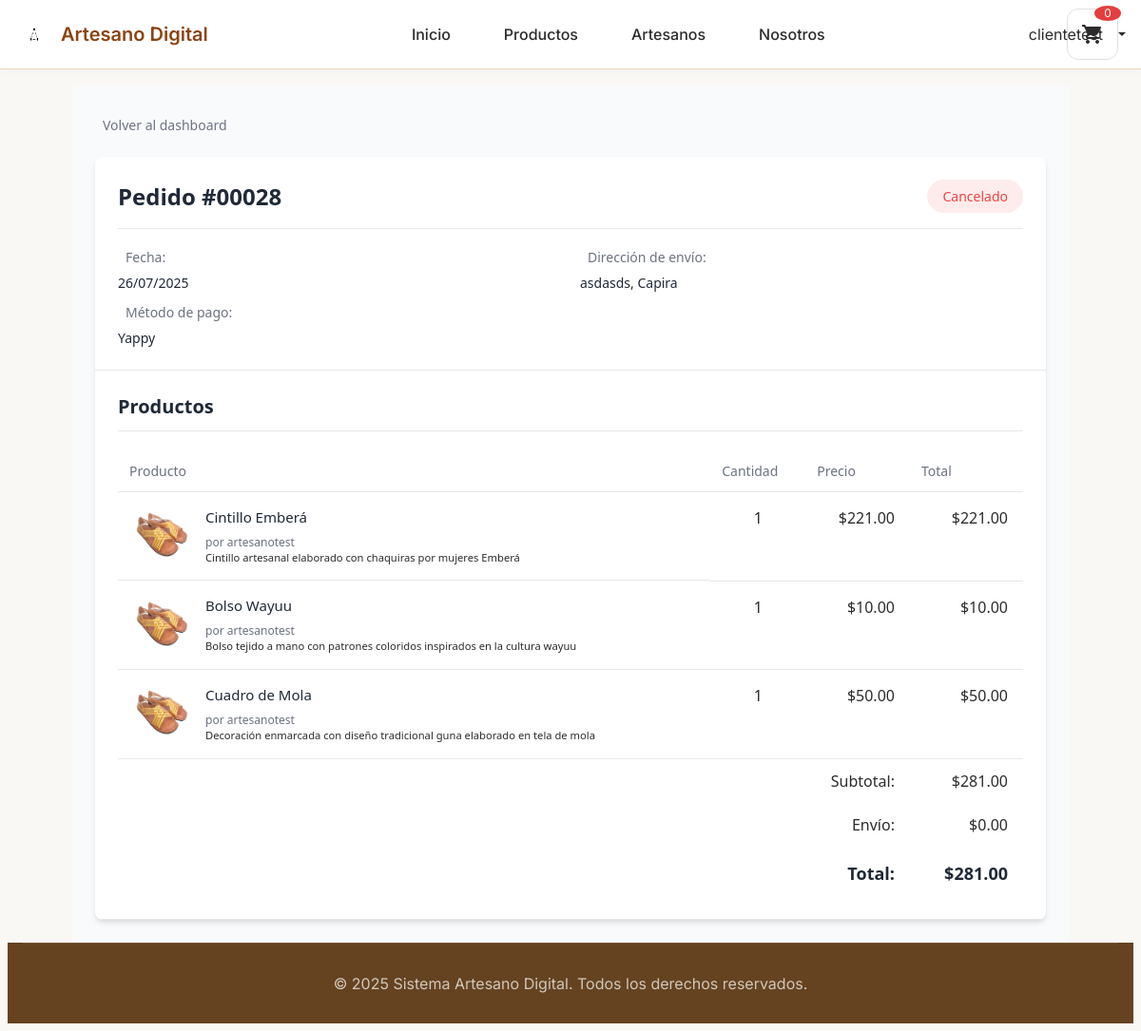
Page /cliente/pedido/28 (signed in) on the committed database.
### tables this page shows
CREATE TABLE `pedidos` (
  `id_pedido` int(11) NOT NULL,
  `id_usuario` int(11) NOT NULL,
  `estado` enum('pendiente','confirmado','en_proceso','enviado','entregado','cancelado') DEFAULT 'pendiente',
  `metodo_pago` varchar(50) NOT NULL,
  `total` decimal(10,2) NOT NULL,
  `subtotal` decimal(10,2) DEFAULT NULL,
  `descuento` decimal(10,2) DEFAULT 0.00,
  `fecha_pedido` datetime DEFAULT current_timestamp(),
  `fecha_confirmacion` datetime DEFAULT NULL,
  `fecha_proceso` datetime DEFAULT NULL,
  `fecha_envio` datetime DEFAULT NULL,
  `fecha_entrega` datetime DEFAULT NULL,
  `direccion_envio` text NOT NULL,
  `metodo_envio` varchar(100) DEFAULT 'Env├¡o est├índar',
  `codigo_seguimiento` varchar(100) DEFAULT NULL,
  `tiempo_estimado` varchar(50) DEFAULT '3-5 d├¡as h├íbiles',
  `empresa_envio` varchar(100) DEFAULT NULL,
  `numero_seguimiento` varchar(100) DEFAULT NULL,
  `fecha_estimada_entrega` date DEFAULT NULL,
  `notas_entrega` text DEFAULT NULL,
  `fecha_actualizacion` timestamp NOT NULL DEFAULT current_timestamp() ON UPDATE current_timestamp()
);

CREATE TABLE `pedido_productos` (
  `id_pedido_producto` int(11) NOT NULL,
  `id_pedido` int(11) NOT NULL,
  `id_producto` int(11) NOT NULL,
  `cantidad` int(11) NOT NULL,
  `precio_unitario` decimal(10,2) NOT NULL,
  `descuento` decimal(10,2) DEFAULT 0.00
);

CREATE TABLE `productos` (
  `id_producto` int(11) NOT NULL,
  `id_tienda` int(11) NOT NULL,
  `nombre` varchar(100) NOT NULL,
  `descripcion` text DEFAULT NULL,
  `precio` decimal(10,2) NOT NULL,
  `descuento` decimal(10,2) DEFAULT 0.00,
  `imagen` varchar(255) DEFAULT NULL,
  `stock` int(11) DEFAULT 0,
  `activo` tinyint(1) DEFAULT 1,
  `fecha_creacion` datetime DEFAULT current_timestamp()
);

CREATE TABLE `usuarios` (
  `id_usuario` int(11) NOT NULL,
  `nombre` varchar(100) NOT NULL,
  `correo` varchar(150) NOT NULL,
  `telefono` varchar(20) DEFAULT NULL,
  `direccion` text DEFAULT NULL,
  `contrasena` varchar(255) NOT NULL,
  `tipo_usuario` enum('cliente','artesano') NOT NULL,
  `fecha_registro` datetime DEFAULT current_timestamp(),
  `activo` tinyint(1) DEFAULT 1
);

### controllers/ControladorCliente.php (called while the page is built, shortened)
<?php
class ControladorCliente
{
    private GestorAutenticacion $gestorAuth;
    private \Models\Pedido $modeloPedido;
    public function __construct()
    {
        $this->gestorAuth = GestorAutenticacion::obtenerInstancia();
        require_once __DIR__ . '/../models/Pedido.php';
        $this->modeloPedido = new \Models\Pedido();
    }
    public function verDetallePedido($id)
    {
        $usuario = $this->gestorAuth->obtenerUsuarioActual();
        $pedidoData = $this->modeloPedido->obtenerPorId($id);
        $productos = $this->modeloPedido->obtenerProductosPedido($id);
        $productosFormateados = [];
        foreach ($productos as $producto) {
            $productosFormateados[] = [
                'nombre' => $producto['nombre'],
                'descripcion' => $producto['descripcion'] ?? '',
                'cantidad' => $producto['cantidad'],
                'precio_unitario' => $producto['precio_unitario'],
                'precio' => $producto['precio_unitario'],
                'imagen' => $producto['imagen'] ?? null,
                'artesano' => $producto['artesano'] ?? $producto['tienda_nombre'] ?? 'Artesano Digital',
                'id_producto' => $producto['id_producto']
            ];
        }
        $direccionEnvio = $pedidoData['direccion_envio'] ?? 'No especificada';
        if (is_string($direccionEnvio) && (strpos($direccionEnvio, '{') === 0 || strpos($direccionEnvio, '[') === 0)) {
            $direccionDecodificada = json_decode($direccionEnvio, true);
            if (json_last_error() === JSON_ERROR_NONE && is_array($direccionDecodificada)) {
                $direccionEnvio = $this->formatearDireccion($direccionDecodificada);
            }
        }
        $pedido = [
            'id' => $pedidoData['id_pedido'],
            'fecha' => $pedidoData['fecha_pedido'],
            'total' => $pedidoData['total'],
            'estado' => $pedidoData['estado'],
            'metodo_pago' => $pedidoData['metodo_pago'],
            'direccion_envio' => $direccionEnvio,
            'transaccion_id' => $pedidoData['transaccion_id'] ?? null
        ];
        $datos = [
            'titulo' => 'Detalle de Pedido #' . $id,
            'usuario' => $usuario,
            'pedido' => $pedido,
            'productos' => $productosFormateados
        ];
        $this->cargarVista('cliente/pedido_detalle', $datos);
    }
    private function cargarVista(string $vista, array $datos = []): void
    {
        extract($datos);
        include "views/{$vista}.php";
    }
    private function formatearDireccion($direccion)
    {
        $partes = [];
        if (!empty($direccion['direccion'])) {
            $partes[] = $direccion['direccion'];
        }
        $ciudadRegion = [];
        if (!empty($direccion['ciudad'])) {
            $ciudadRegion[] = $direccion['ciudad'];
        }
        if (!empty($ciudadRegion)) {
            $partes[] = implode(', ', $ciudadRegion);
        }
        return !empty($partes) ? implode(', ', $partes) : 'No especificada';
    }
}

### config/Database.php (called while the page is built, shortened)
<?php
class Database
{
    private static ?Database $instancia = null;
    private ?PDO $conexion = null;
    private string $host;
    private string $baseDatos;
    private string $usuario;
    private string $contrasena;
    private string $charset;
    private function __construct()
    {
        $this->host = $_ENV['DB_HOST'] ?? 'localhost';
        $this->baseDatos = $_ENV['DB_DATABASE'] ?? 'artesano_digital';
        $this->usuario = $_ENV['DB_USERNAME'] ?? 'root';
        $this->contrasena = $_ENV['DB_PASSWORD'] ?? '';
        $this->charset = $_ENV['DB_CHARSET'] ?? 'utf8mb4';
    }
    public static function obtenerInstancia(): Database
    {
        if (self::$instancia === null) {
            self::$instancia = new self();
        }
        return self::$instancia;
    }
    private function conectar(): void
    {
        try {
            $dsn = "mysql:host={$this->host};dbname={$this->baseDatos};charset={$this->charset}";
            $opciones = [
                PDO::ATTR_ERRMODE => PDO::ERRMODE_EXCEPTION,
                PDO::ATTR_DEFAULT_FETCH_MODE => PDO::FETCH_ASSOC,
                PDO::ATTR_EMULATE_PREPARES => false,
                PDO::MYSQL_ATTR_INIT_COMMAND => "SET NAMES {$this->charset}"
            ];
            $this->conexion = new PDO($dsn, $this->usuario, $this->contrasena, $opciones);
        } catch (PDOException $e) {
            throw new Exception("Error de conexión a base de datos: " . $e->getMessage());
        }
    }
    public function obtenerConexion(): PDO
    {
        return $this->conexion;
    }
}

### models/Pedido.php (called while the page is built, shortened)
<?php
class Pedido
{
    private PDO $conexion;
    public function __construct()
    {
        $db = Database::obtenerInstancia();
        $this->conexion = $db->obtenerConexion();
    }
    public function obtenerPorId(int $idPedido)
    {
        try {
            $sql = "SELECT * FROM pedidos WHERE id_pedido = :id_pedido";
            $stmt = $this->conexion->prepare($sql);
            $stmt->execute(['id_pedido' => $idPedido]);
            return $stmt->fetch(PDO::FETCH_ASSOC);
        } catch (Exception $e) {
            error_log("Error al obtener pedido por ID: " . $e->getMessage());
            return false;
        }
    }
    public function obtenerProductosPedido(int $idPedido): array
    {
        try {
            $sql = "SELECT pp.id_pedido_producto, pp.id_producto, pp.cantidad, pp.precio_unitario,
                           p.nombre, p.descripcion, p.imagen,
                           t.nombre_tienda AS tienda_nombre,
                           u.nombre AS artesano
                    FROM pedido_productos pp
                    INNER JOIN productos p ON pp.id_producto = p.id_producto
                    LEFT JOIN tiendas t ON p.id_tienda = t.id_tienda
                    LEFT JOIN usuarios u ON t.id_usuario = u.id_usuario
                    WHERE pp.id_pedido = :id_pedido
                    ORDER BY pp.id_pedido_producto ASC";
            $stmt = $this->conexion->prepare($sql);
            $stmt->execute(['id_pedido' => $idPedido]);
            $productos = $stmt->fetchAll(PDO::FETCH_ASSOC);
            return $productos;
        } catch (Exception $e) {
            error_log("Error al obtener productos del pedido: " . $e->getMessage());
            return [];
        }
    }
}

### views/cliente/pedido_detalle.php (the view, shortened to what this page needs)
<div class="pedido-detalle">
    <div class="navegacion">
        <a href="/artesanoDigital/cliente/dashboard" class="link-back">
            <i class="fas fa-arrow-left"></i> Volver al dashboard
        </a>
    </div>
    <div class="factura">
        <div class="factura-header">
            <div class="factura-titulo">
                <h1>Pedido #<?= str_pad($pedido['id'], 5, '0', STR_PAD_LEFT) ?></h1>
                <div class="pedido-status status-<?= $pedido['estado'] ?>">
                    <?= ucfirst($pedido['estado']) ?>
                </div>
            </div>
            <div class="factura-info">
                <div class="info-grupo">
                    <div class="info-item">
                        <span class="label"><i class="fas fa-calendar"></i> Fecha:</span>
                        <span class="valor"><?= date('d/m/Y', strtotime($pedido['fecha'])) ?></span>
                    </div>
                    <div class="info-item">
                        <span class="label"><i class="fas fa-credit-card"></i> Método de pago:</span>
                        <span class="valor"><?= ucfirst(str_replace('_', ' ', $pedido['metodo_pago'])) ?></span>
                    </div>
                </div>
                <div class="info-grupo">
                    <div class="info-item">
                        <span class="label"><i class="fas fa-map-marker-alt"></i> Dirección de envío:</span>
                        <span class="valor"><?= htmlspecialchars($pedido['direccion_envio']) ?></span>
                    </div>
                </div>
            </div>
        </div>
        <div class="factura-productos">
            <h2>Productos</h2>
            <div class="tabla-responsive">
                <table class="tabla-productos">
                    <thead>
                        <tr>
                            <th>Producto</th>
                            <th class="text-center">Cantidad</th>
                            <th class="text-right">Precio</th>
                            <th class="text-right">Total</th>
                        </tr>
                    </thead>
                    <tbody>
                        <?php
                        $subtotal = 0;
                        if (empty($productos)): ?>
                            <tr>
                                <td colspan="4" class="text-center">
                                    <div class="mensaje-vacio">
                                        <i class="fas fa-box-open"></i>
                                        <p>No se encontraron productos para este pedido</p>
                                    </div>
                                </td>
                            </tr>
                        <?php else:
                        foreach ($productos as $producto):
                            $total_linea = $producto['precio_unitario'] * $producto['cantidad'];
                            $subtotal += $total_linea;
                        ?>
                        <tr>
                            <td class="producto-info">
                                <?php if(isset($producto['imagen']) && !empty($producto['imagen'])): ?>
                                <img src="/artesanoDigital/<?= $producto['imagen'] ?>" alt="<?= htmlspecialchars($producto['nombre']) ?>" class="producto-imagen">
                                <?php else: ?>
                                <div class="producto-imagen-placeholder">
                                    <i class="fas fa-box"></i>
                                </div>
                                <?php endif; ?>
                                <div class="producto-detalles">
                                    <h4><?= htmlspecialchars($producto['nombre']) ?></h4>
                                    <?php if(isset($producto['artesano']) && !empty($producto['artesano'])): ?>
                                    <p class="artesano-nombre">por <?= htmlspecialchars($producto['artesano']) ?></p>
                                    <?php endif; ?>
                                    <?php if(isset($producto['descripcion']) && !empty($producto['descripcion'])): ?>
                                    <p class="producto-descripcion"><?= htmlspecialchars($producto['descripcion']) ?></p>
                                    <?php endif; ?>
                                </div>
                            </td>
                            <td class="text-center"><?= $producto['cantidad'] ?></td>
                            <td class="text-right">$<?= number_format($producto['precio_unitario'], 2) ?></td>
                            <td class="text-right">$<?= number_format($total_linea, 2) ?></td>
                        </tr>
                        <?php endforeach;
                        endif; ?>
                    </tbody>
                    <tfoot>
                        <tr>
                            <td colspan="3" class="text-right">Subtotal:</td>
                            <td class="text-right">$<?= number_format($subtotal, 2) ?></td>
                        </tr>
                        <?php if(isset($pedido['costo_envio'])): ?>
                        <tr>
                            <td colspan="3" class="text-right">Envío:</td>
                            <td class="text-right">$<?= number_format($pedido['costo_envio'], 2) ?></td>
                        </tr>
                        <?php else: ?>
                        <tr>
                            <td colspan="3" class="text-right">Envío:</td>
                            <td class="text-right">$0.00</td>
                        </tr>
                        <?php endif; ?>
                        <tr class="total-row">
                            <td colspan="3" class="text-right">Total:</td>
                            <td class="text-right">$<?= number_format($pedido['total'], 2) ?></td>
                        </tr>
                    </tfoot>
                </table>
            </div>
        </div>
    </div>
</div>
<?php
include __DIR__ . '/../layouts/base.php';
?>

### assets/css/estilos.css (style rules this page uses)
:root { --color-crema-claro: #faf8f5; --color-crema: #f5e6d3; --color-beige: #e8d5b7; --color-marfil: #f8f6f0; --color-tostado: #d4a574; --color-marron: #8b4513; --color-marron-oscuro: #654321; --color-blanco-suave: #fefefe; --color-gris-suave: #f0f0f0; --color-texto-principal: #2c2c2c; --color-texto-secundario: #666666; --color-exito: #4caf50; --color-error: #f44336; --color-advertencia: #ff9800; --color-info: #2196f3; --fuente-principal: "Inter", -apple-system, BlinkMacSystemFont, "Segoe UI", Roboto, sans-serif; --peso-ligero: 300; --peso-normal: 400; --peso-medio: 500; --peso-semi-negrita: 600; --peso-negrita: 700; --espaciado-xs: 0.25rem; --espaciado-sm: 0.5rem; --espaciado-md: 1rem; --espaciado-lg: 1.5rem; --espaciado-xl: 2rem; --espaciado-2xl: 3rem; --radio-sm: 4px; --radio-md: 8px; --radio-lg: 12px; --radio-xl: 16px; --sombra-sm: 0 1px 2px rgba(0, 0, 0, 0.05); --sombra-md: 0 4px 6px rgba(0, 0, 0, 0.07); --sombra-lg: 0 10px 15px rgba(0, 0, 0, 0.1); --sombra-xl: 0 20px 25px rgba(0, 0, 0, 0.15); --transicion-rapida: 0.15s ease-in-out; --transicion-normal: 0.3s ease-in-out; --transicion-lenta: 0.5s ease-in-out; }

### views/layouts/base.php (style rules this page uses)
html { color-scheme: light !important; }
body { background-color: #faf8f5 !important; color: #2c2c2c !important; font-family: 'Inter', sans-serif; }

### rows in the picture
pedidos: id_pedido "00028", estado "Cancelado", fecha_pedido "26/07/2025", metodo_pago "Yappy", total "281.00"
pedido_productos: id_producto.imagen (picture), id_producto.nombre "Cintillo Emberá", usuarios.nombre "artesanotest", id_producto.descripcion "Cintillo artesanal elaborado con chaquiras por mujeres Emberá", cantidad "1", precio_unitario "221.00"
pedido_productos: id_producto.imagen (picture), id_producto.nombre "Bolso Wayuu", usuarios.nombre "artesanotest", id_producto.descripcion "Bolso tejido a mano con patrones coloridos inspirados en la cultura wayuu", cantidad "1", precio_unitario "10.00"
pedido_productos: id_producto.imagen (picture), id_producto.nombre "Cuadro de Mola", usuarios.nombre "artesanotest", id_producto.descripcion "Decoración enmarcada con diseño tradicional guna elaborado en tela de mola", cantidad "1", precio_unitario "50.00"

### other values in the picture
$carrito_count "0"
$_SESSION['usuario_nombre'] "clientetest"
$pedido['direccion_envio'] "asdasds, Capira"
$subtotal "281.00"
